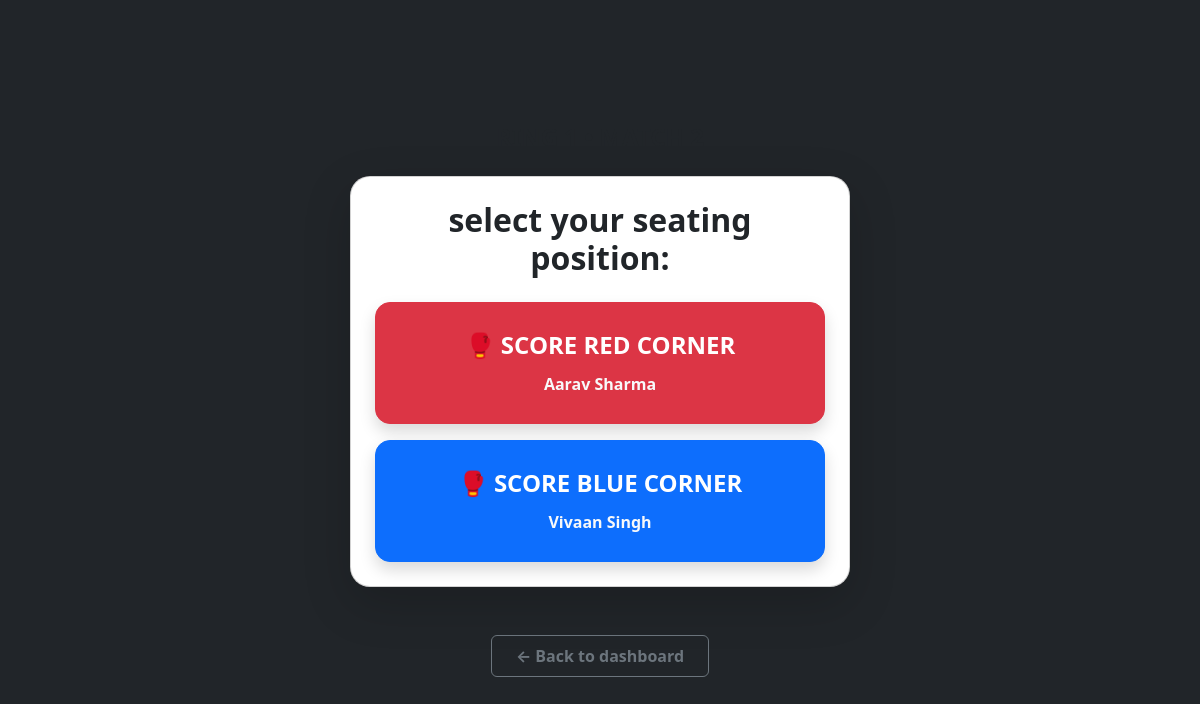
/scorer/match/146/select-corner/ (signed in), run on the app's committed database.
### thangta/models.py (models this page shows, shortened)
class Match(models.Model):
    tournament = models.ForeignKey(Tournament, on_delete=models.CASCADE)
    event_type = models.CharField(max_length=50)
    age_category = models.CharField(max_length=3)
    weight_category = models.CharField(max_length=4)
    gender = models.CharField(max_length=10)
    is_active = models.BooleanField(default=False)
    is_completed = models.BooleanField(default=False)
    round_number = models.IntegerField(default=1)
    current_round = models.IntegerField(default=1) # Tracks Round 1, Round 2, or 3 (Tie Breaker)
    current_sub_round = models.IntegerField(default=1)
    match_sequence = models.IntegerField(help_text="Order of the match in this round")
    current_sub_round = models.IntegerField(default=1)
    active_scorers = models.ManyToManyField(CustomUser, blank=True, related_name='scoring_matches')
    ring_number = models.IntegerField(default=1)
    participant_red = models.ForeignKey(Participant, related_name='matches_as_red', on_delete=models.CASCADE)
    participant_blue = models.ForeignKey(Participant, related_name='matches_as_blue', on_delete=models.CASCADE, null=True, blank=True)
    winner = models.ForeignKey(Participant, related_name='matches_won', on_delete=models.SET_NULL, null=True, blank=True)
    round_1_red = models.IntegerField(default=0)
    round_1_blue = models.IntegerField(default=0)
    round_2_red = models.IntegerField(default=0)
    round_2_blue = models.IntegerField(default=0)
    round_3_red = models.IntegerField(default=0)
    round_3_blue = models.IntegerField(default=0)

class Participant(models.Model):
    class GenderChoices(models.TextChoices):
        MALE = 'Male', 'Male'
        FEMALE = 'Female', 'Female'
    class EventTypeChoices(models.TextChoices):
        PHUNABA_AMA = 'Phunaba-Ama', 'Phunaba-Ama'
        PHUNABA_ANISHUBA = 'Phunaba-Anishuba', 'Phunaba-Anishuba'
    class AgeCategory(models.TextChoices):
        UNDER_14 = 'U14', 'Under 14'
        UNDER_18 = 'U18', 'Under 18'
        OVER_18 = 'O18', 'Over 18'
    class WeightCategory(models.TextChoices):
        MINUS_21 = '-21', '-21 Kg'
        MINUS_25 = '-25', '-25 Kg'
        MINUS_29 = '-29', '-29 Kg'
        MINUS_33 = '-33', '-33 Kg'
        MINUS_37 = '-37', '-37 Kg'
        MINUS_40 = '-40', '-40 Kg'
        MINUS_41 = '-41', '-41 Kg'
        MINUS_44 = '-44', '-44 Kg'
        MINUS_45 = '-45', '-45 Kg'
        MINUS_49 = '-49', '-49 Kg'
        MINUS_52 = '-52', '-52 Kg'
        MINUS_53 = '-53', '-53 Kg'
        MINUS_56 = '-56', '-56 Kg'
        MINUS_75 = '-75', '-75 Kg'
        PLUS_53 = '+53', '+53 Kg'
    tournament = models.ForeignKey(
        Tournament,
        on_delete=models.CASCADE,
        related_name='participants',
        null=True, blank=True
    )
    name = models.CharField(max_length=200, null=True, blank=True)
    actual_age = models.IntegerField(null=True, blank=True, help_text="Age in numbers")
    date_of_birth = models.DateField(null=True, blank=True) # Add this!
    age = models.IntegerField(default = 0)
    gender = models.CharField(max_length=10, choices=GenderChoices.choices, null=True, blank=True)
    contact = models.CharField(max_length=15, null=True, blank=True)
    district = models.CharField(max_length=100)
    district_code = models.CharField(max_length=20)
    event_type = models.CharField(max_length=50, choices=EventTypeChoices.choices, null=True, blank=True)
    age_category = models.CharField(
        max_length=3,
        choices=AgeCategory.choices,
        help_text="Select the participant's age group."
    )
    weight_category = models.CharField(
        max_length=4,
        choices=WeightCategory.choices,
        help_text="Select the participant's weight class."
    )

### thangta/permissions.py (the view)
    @login_required(login_url='login')
    def _wrapped_view(request, *args, **kwargs):
        if request.user.role in ['SCORER', 'JUDGE', 'ADMIN'] or request.user.is_superuser:
            return view_func(request, *args, **kwargs)
        return redirect('tournament-dashboard')

### thangta/permissions.py (called while the page is built)
def scorer_required(view_func):
    @login_required(login_url='login')
    def _wrapped_view(request, *args, **kwargs):
        if request.user.role in ['SCORER', 'JUDGE', 'ADMIN'] or request.user.is_superuser:
            return view_func(request, *args, **kwargs)
        return redirect('tournament-dashboard')
    return _wrapped_view

### thangta/views.py (called while the page is built)
@scorer_required
def scorer_select_corner(request, match_id):
    match = get_object_or_404(Match, id=match_id)
    session_key = f"locked_corner_match_{match.id}"
    locked_corner = request.session.get(session_key)
    if locked_corner:
        messages.info(request, f"You are locked to the {locked_corner.upper()} corner.")
        url = reverse('scorer-panel', args=[match.id])
        return redirect(f"{url}?corner={locked_corner}")
    request.session['active_tournament_id'] = match.tournament.id
    return render(request, 'scorer_select_corner.html', {
        'match': match,
    })

### thangta/templates/scorer_select_corner.html (shortened to what this page needs)
<!DOCTYPE html>
<html lang="en">
<head>
    <link href="https://cdn.jsdelivr.net/npm/bootstrap@5.3.0/dist/css/bootstrap.min.css" rel="stylesheet">
</head>
<body class="bg-dark text-white d-flex align-items-center justify-content-center" style="height: 100vh; margin: 0;">
<div class="container text-center px-4">
    <h4 class="text-muted mb-4 fw-bold">RING {{ match.ring_number }} • MATCH {{ match.match_sequence }}</h4>
    <div class="card bg-white text-dark p-4 shadow-lg mx-auto" style="border-radius: 20px; max-width: 500px;">
        <h2 class="fw-bold mb-4">select your seating position:</h2>
        <div class="d-flex flex-column gap-3">
            <a href="{% url 'scorer-panel' match.id %}?corner=red" class="btn btn-danger btn-lg py-4 fs-4 fw-bold shadow" style="border-radius: 15px;">
                🥊 SCORE RED CORNER
                <br><small class="text-light fs-6">{{ match.participant_red.name }}</small>
            </a>
            {% if match.participant_blue %}
            <a href="{% url 'scorer-panel' match.id %}?corner=blue" class="btn btn-primary btn-lg py-4 fs-4 fw-bold shadow" style="border-radius: 15px;">
                🥊 SCORE BLUE CORNER
                <br><small class="text-light fs-6">{{ match.participant_blue.name }}</small>
            </a>
            {% endif %}
        </div>
    </div>
    <div class="mt-5">
        <a href="{% url 'scorer-dashboard' %}" class="btn btn-outline-secondary px-4 py-2 fw-bold">← Back to dashboard</a>
    </div>
</div>
</body>
</html>

### data on the page
Match: participant_red.name "Aarav Sharma", participant_blue.name "Vivaan Singh"
